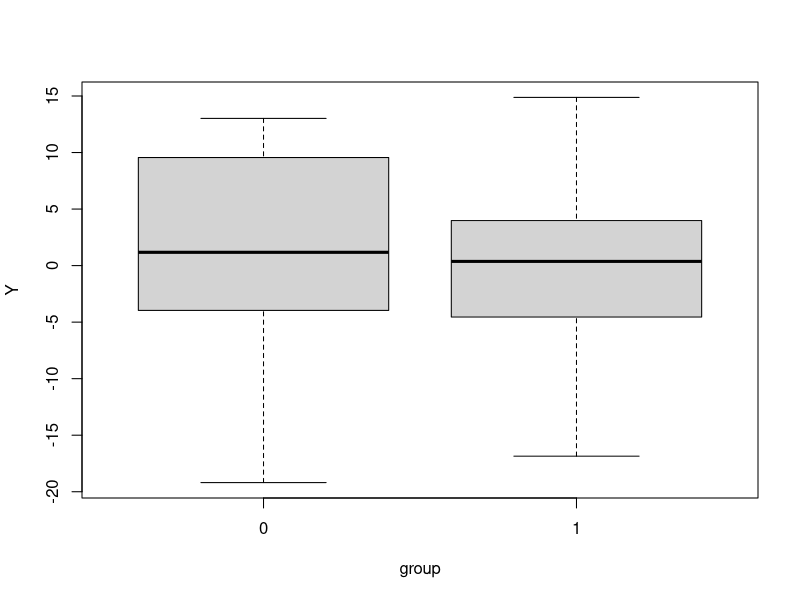

Source code (R):
## ---- chunk 1
knitr::opts_chunk$set(echo = T, out.width="49%",message=F, warning=F, comment=NA,
                      eval=T, cache.rebuild=F, cache=F, R.options=list(digits=5,show.signif.stars=FALSE),dev.args=list(bg = 'transparent'))
## ---- chunk 2
library(psych)
n <- 20
alpha <- 2
beta <- 3
sigma <-10
set.seed(10)
group <- as.factor(sample(c(0,1),n,replace=TRUE))
Y <- alpha+beta*(group==1)+rnorm(n,0,sigma)
headTail(data.frame(Y,group))
## ---- chunk 3
summary(Y)
by(Y,group,summary)
boxplot(Y~group)
## ---- chunk 4
t.test(Y~group,var.equal=TRUE)
## ---- chunk 5
mod <- lm(Y~group) 
summary(mod)
confint(mod)
## ---- chunk 6
mod0 <- lm(Y~1) 
summary(mod0)
## ---- chunk 7
anova(mod0,mod)
## ---- chunk 8
(RSS <-sum(mod$residuals^2))
(RSS0 <-sum(mod0$residuals^2))
(RSS0-RSS)
## ---- chunk 9
(RSS0-RSS)/RSS0
## ---- chunk 10
(df <- n-2)
(df0 <- n-1)
## ---- chunk 11
F <- (RSS0-RSS)/(df0-df)/(RSS/(df))
p <- 1-pf(F,df1=df0-df,df2=df)
sigma <- sqrt(RSS/df)
sigma0 <- sqrt(RSS0/df0)
print(data.frame(RSS0,RSS,SSExplained=RSS0-RSS,F,p,sigma,sigma0),row.names=FALSE)
## ---- chunk 12
logLik(mod)
logLik(mod0)
## ---- chunk 13
AIC(mod0,mod)
BIC(mod0,mod)
